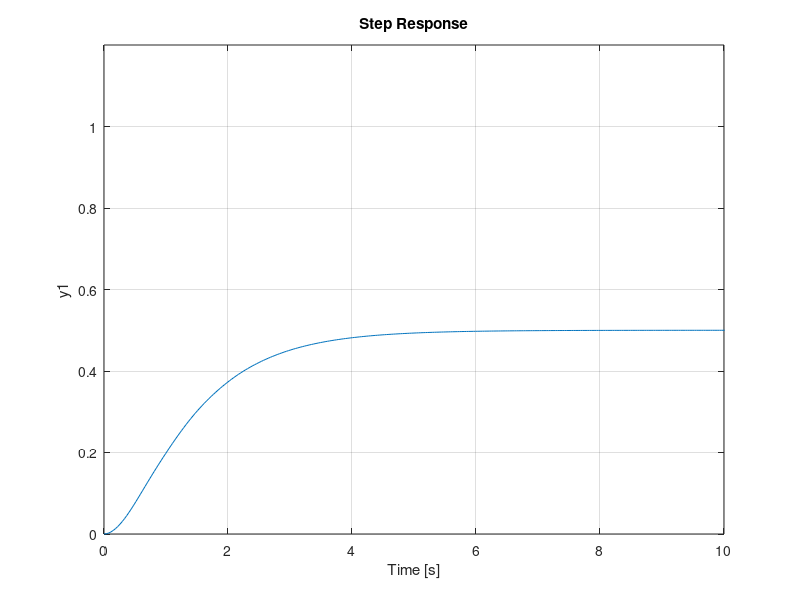
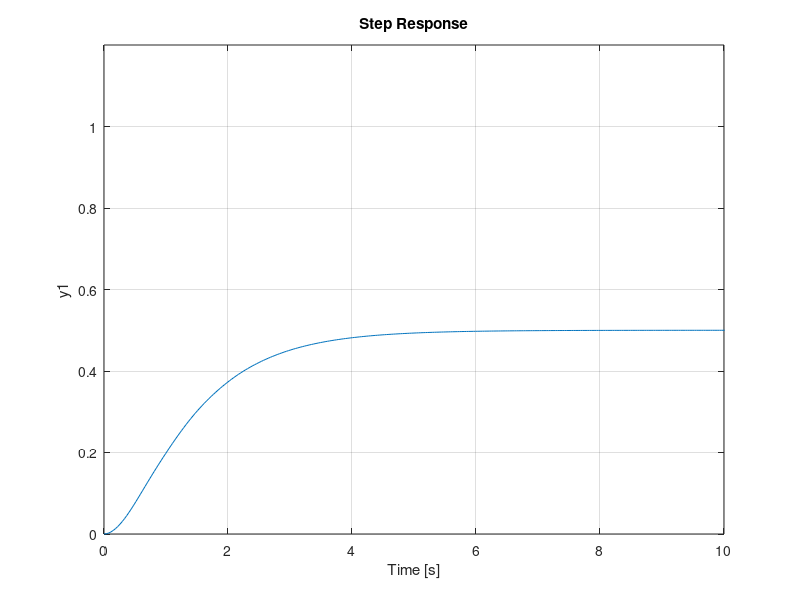
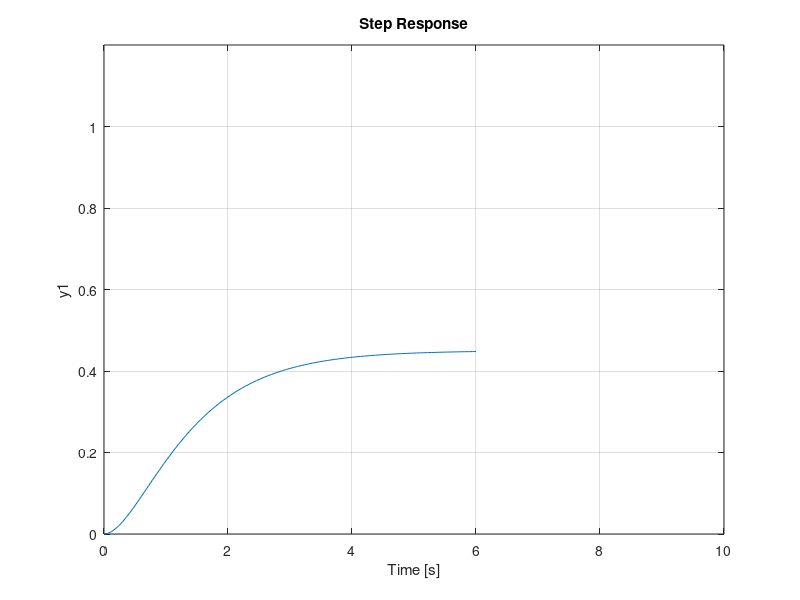
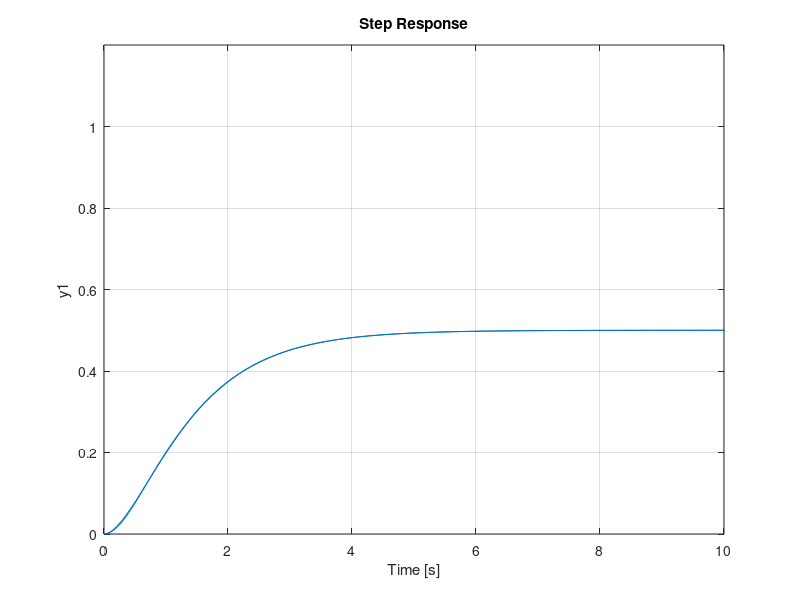

Write MATLAB code to recreate these figures, in order.
function main

%r = tf([1],[1 0]);

pm = tf([1],[1 3 2]);

%MECの誤差補償器
d = tf([80 40],[1 0]);

%フィードバック制御器
c = tf([3 5],[1]);

k = [0.9,1.1,1,1,0.9,1.1,0.95,1.05];
t = [1,1,0.9,1.1,0.9,1.1,1.05,0.95];

for i = 1:8
p = tf([k(i)],[t(i) 1])*tf([1],[1 2]);
pc = p*(1+pm*d)/(1+p*d);
figure(1)
step(pc)
axis([0 10 0 1.2])
hold on
filename=['main01/main012-',num2str(i),'.jpg'];
saveas(gcf,filename);
figure(2)
step(pc)
axis([0 10 0 1.2])
hold on
filename=['main01/main013-',num2str(i),'.jpg'];
saveas(gcf,filename);
figure(3)
step(p)
axis([0 10 0 1.2])
hold on
filename=['main01/main011-',num2str(i),'.jpg'];
saveas(gcf,filename);
end

for i = 1:8
p = tf([k(i)],[t(i) 1])*tf([1],[1 2]);
g = feedback(p*c,1);

pc1 = feedback(p,d);
pc2 = feedback(p*d,1);
pc = p*(1+pm*d)/(1+p*d);

gc01 = pc1*feedback(c,pm)+pc2*feedback(pm*c,1);
gc02 = feedback(pc*c,1);
figure(4)
step(gc01)
axis([0 3 0 1.2])
hold on
filename=['main02/main022-',num2str(i),'.jpg'];
saveas(gcf,filename);
figure(5)
step(gc02)
axis([0 3 0 1.2])
hold on
filename=['main02/main023-',num2str(i),'.jpg'];
saveas(gcf,filename);
figure(6)
step(g)
axis([0 3 0 1.2])
hold on
filename=['main02/main021-',num2str(i),'.jpg'];
saveas(gcf,filename);
end